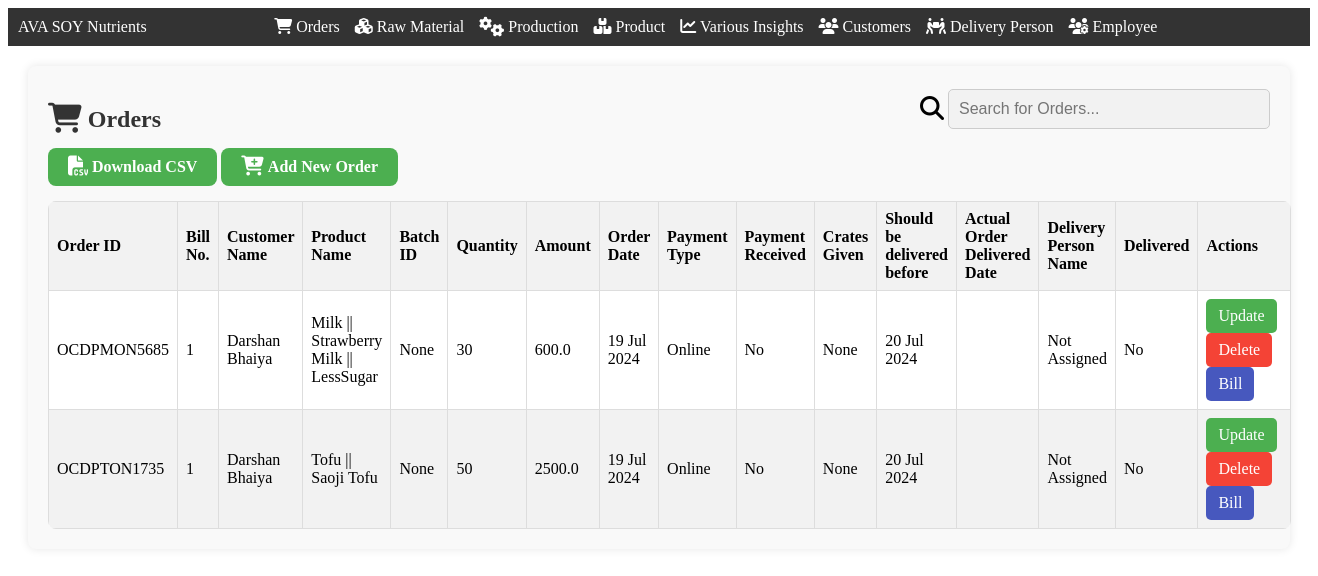
The page /orders (signed in) on the database as committed earlier.
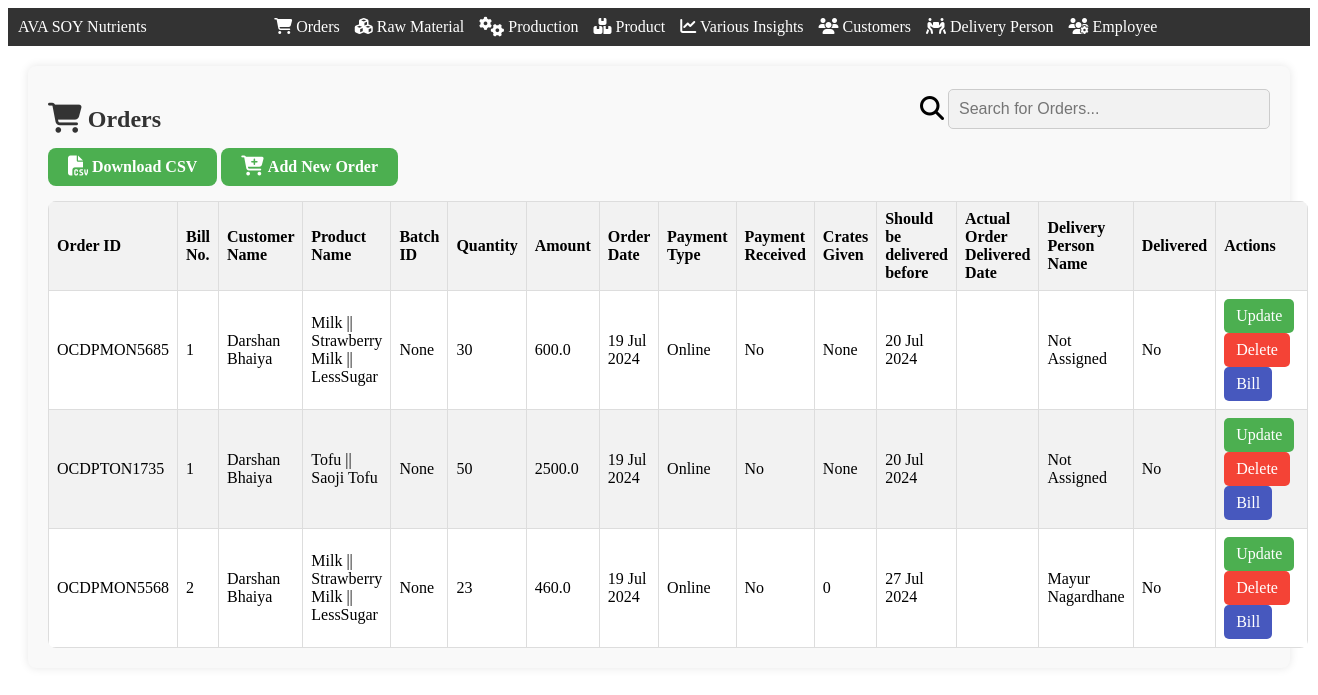
The same page on the database as committed later.
### app.py (models this page shows)
class Orders(db.Model):
    OrderID = db.Column(db.String(60), primary_key=True)
    BillID = db.Column(db.Integer)
    CustomerID = db.Column(db.String(60), db.ForeignKey('customer.CustomerID'))
    ProductID = db.Column(db.String(60), db.ForeignKey('product.ProductID'))
    BatchID = db.Column(db.String(20))
    Quantity = db.Column(db.Integer)
    Amount = db.Column(db.Float)
    OrderDateTime = db.Column(db.DateTime)
    PaymentType = db.Column(db.Enum('Online', 'Cash','Credit'))
    PaymentReceivedOrNot = db.Column(db.Boolean)
    CratesGiven = db.Column(db.Integer)
    PreferredOrderDate = db.Column(db.Date)
    ActualOrderDeliveredDate = db.Column(db.Date)
    DeliveryPersonID = db.Column(db.String(60), db.ForeignKey('delivery_person.DeliveryPersonID'))
    DeliveredOrNot = db.Column(db.Boolean)

class Customer(db.Model):
    CustomerID = db.Column(db.String(60), primary_key=True)
    CustomerName = db.Column(db.String(255))
    Address = db.Column(db.String(255))
    ContactPerson = db.Column(db.String(255))
    ContactNumber = db.Column(db.String(20))
    EmailId=db.Column(db.String(50))
    CustomerType = db.Column(db.Enum('Individual', 'Shop'))
    GSTRegistered = db.Column(db.Boolean)
    GSTNumber = db.Column(db.String(20))
    EngagementSource = db.Column(db.Enum('Direct', 'Marketing', 'Digital Media'))
    FirstOrderDate = db.Column(db.Date)
    LastOrderDate = db.Column(db.Date)
    LastBillNumber = db.Column(db.String(20))
    LastOrderID = db.Column(db.Integer)
    TotalCredit = db.Column(db.Float)
    TotalBusinessAmount = db.Column(db.Float)
    TotalTofuOrdered = db.Column(db.Float)
    TotalTofuAmount = db.Column(db.Float)
    TotalMilkOrdered = db.Column(db.Float)
    TotalMilkAmount = db.Column(db.Float)
    CrateGiven = db.Column(db.Integer)

class Product(db.Model):
    ProductID = db.Column(db.String(60), primary_key=True)
    ProductName = db.Column(db.String(255))
    Type = db.Column(db.Enum('Tofu', 'Milk'))
    SugarType = db.Column(db.String(50))
    ProductDescription = db.Column(db.String(255))
    Price = db.Column(db.Float)
    AvailableQuantity = db.Column(db.Integer)
    TotalQuantityProduced = db.Column(db.Integer)
    AvailableOrNot = db.Column(db.Boolean)

class DeliveryPerson(db.Model):
    DeliveryPersonID = db.Column(db.String(60), primary_key=True)
    DeliveryPersonName = db.Column(db.String(255))
    ContactNumber = db.Column(db.String(20))
    TotalDeliveries = db.Column(db.Integer)
    PreferredDeliveryLocations = db.Column(db.String(255))
    ActiveOrObsolete = db.Column(db.Boolean)

### app.py (the view)
@app.route('/orders', methods=["GET", "POST"])
def orders():
    if session['LoggedIn']==True and (session['Designation']=="Admin" or  session['Designation']=="Order Manager"):
        orders = Orders.query.all()
        product=Product.query.all()
        customers=Customer.query.all()
        delivery_people = DeliveryPerson.query.all()
        return render_template('orders.html', orders=orders,products=product,customers=customers,delivery_people=delivery_people)

### templates/orders.html (shortened to what this page needs)
<!DOCTYPE html>
<html lang="en">
<head>
    <link rel="stylesheet" href="https://cdnjs.cloudflare.com/ajax/libs/font-awesome/6.5.1/css/all.min.css" />
    <link rel="stylesheet" href="{{ url_for('static', filename='css/navbar.css') }}">
</head>
<body>
    <div class="navbar">
        <div class="navbar-left">AVA SOY Nutrients</div>
        <div class="navbar-center">
            <a href="/orders"><i class="fa-solid fa-cart-shopping"></i> Orders</a>
            <a href="/inventory"><i class="fa-solid fa-cubes"></i> Raw Material</a>
            <a href="/production"><i class="fa-solid fa-gears fa-lg"></i> Production</a>
            <a href="/product"><i class="fa-solid fa-boxes-stacked"></i> Product</a>
            <a href="/variousinsights"><i class="fa-solid fa-chart-line"></i> Various Insights</a>
            <a href="/customers"><i class="fa-solid fa-users"></i> Customers</a>
            <a href="/delivery_person"><i class="fa-solid fa-people-carry-box"></i> Delivery Person</a>
            <a href="/employee"><i class="fa-solid fa-users-gear"></i> Employee</a>
        </div>
    </div>
    <div class="container">
        <div class="row" style="display: flex; justify-content: space-between; align-items: center;">
            <h2><i class="fa-solid fa-cart-shopping fa-lg"></i> Orders</h2>
            <div class="search-container">
                <i class="fa-solid fa-magnifying-glass fa-xl"></i>
                <input type="text" id="searchInput" onkeyup="searchFunction()" placeholder="Search for Orders...">
            </div>
        </div>
        <a href="/download_orders_csv" class="add-order-btn"><i class="fa-solid fa-file-csv fa-lg"></i><b> Download CSV</b></a>
        <a href="/open_add_order" class="add-order-btn"><i class="fa-solid fa-cart-plus fa-lg"></i>  <b>Add New Order</b></a>
        {% if orders|length == 0  %}
            <div class="alert" role="alert">
                <i class="fa-solid fa-face-sad-tear fa-lg"></i>
                <b>No orders found. Please add your first order!</b>
            </div>
        {% else %}
        <table>
            <thead>
                <tr>
                    <th>Order ID</th>
                    <th>Bill No.</th>
                    <th>Customer Name</th>
                    <th>Product Name</th>
                    <th>Batch ID</th>
                    <th>Quantity</th>
                    <th>Amount</th>
                    <th>Order Date</th>
                    <th>Payment Type</th>
                    <th>Payment Received</th>
                    <th>Crates Given</th>
                    <th>Should be delivered before</th>
                    <th>Actual Order Delivered Date</th>
                    <th>Delivery Person Name</th>
                    <th>Delivered</th>
                    <th>Actions</th>
                </tr>
            </thead>
            <tbody>
                {% for order in orders %}
                    <tr>
                        <td>{{ order.OrderID }}</td>
                        <td>{{ order.BillID }}</td>
                        {% for  customer in customers  %}
                            {% if customer.CustomerID == order.CustomerID %}
                                <td>{{ customer.CustomerName }}</td>
                            {% endif %}
                        {% endfor %}
                        {% for  product in products  %}
                            {% if product.ProductID == order.ProductID %}
                            <td>{{ product.Type }} || {{ product.ProductName }} {% if product.SugarType %}
                                || {{ product.SugarType }}
                            {% endif %}</td>
                            {% endif %}
                        {% endfor %}
                        <td>{{ order.BatchID }}</td>
                        <td>{{ order.Quantity }}</td>
                        <td>{{ order.Amount }}</td>
                        <td>{{ order.OrderDateTime.strftime('%d %b %Y') if order.OrderDateTime else ''}}</td>
                        <td>{{ order.PaymentType }}</td>
                        <td>{{ "Yes" if order.PaymentReceivedOrNot else "No" }}</td>
                        <td>{{ order.CratesGiven }}</td>
                        <td>{{ order.PreferredOrderDate.strftime('%d %b %Y') if order.PreferredOrderDate else ''}}</td>
                        <td>{{ order.ActualOrderDeliveredDate.strftime('%d %b %Y') if order.ActualOrderDeliveredDate else ''}}</td>
                        {% if order.DeliveryPersonID %}
                            {% for  person in delivery_people  %}
                                {%  if person.DeliveryPersonID == order.DeliveryPersonID %}
                                        <td>{{ person.DeliveryPersonName }}</td>
                                {% endif %}
                            {% endfor %}
                        {% else %}
                            <td>{{ "Not Assigned "}}</td>
                        {% endif %}
                        <td>{{ "Yes" if order.DeliveredOrNot else "No" }}</td>
                        <td class="action-cell">
                            <a href="/open_update_order/{{ order.OrderID }}" class="action-btn btn-success">Update</a>
                            <a href="#" onclick="confirmDelete('{{ order.OrderID }}');" class="action-btn btn-danger">Delete</a>
                            <a href="/generate_bill/{{ order.BillID }}" class="action-btn btn-primary">Bill</a>
                        </td>
                    </tr>
                {% endfor %}
            </tbody>
        </table>
        {% endif %}
    </div>
</body>
</html>

### static/css/navbar.css (style rules this page uses)
.navbar { background-color: #333; color: white; display: flex; justify-content: space-between; align-items: center; padding: 10px; }
.navbar-center { flex: 1; display: flex; justify-content: center; }
.navbar-center a { color: white; text-decoration: none; margin-right: 15px; }
.search-container { margin-bottom: 15px; }
.search-container input[type=text] { width: 300px; padding: 10px; border: 1px solid #ccc; border-radius: 5px; font-size: 16px; background-color: #f2f2f2; }

### templates/orders.html (style rules this page uses)
.container { margin: 20px; padding: 20px; border-radius: 8px; background-color: #f9f9f9; box-shadow: 0 0 10px rgba(0, 0, 0, 0.1); }
h2 { font-size: 24px; margin-bottom: 15px; color: #333; }
table { width: 100%; border-collapse: collapse; background-color: #fff; border-radius: 8px; overflow: hidden; }
table th, table td { border: 1px solid #ddd; padding: 8px; text-align: left; }
thead { background-color: #f2f2f2; }
tbody tr:nth-child(even) { background-color: #f2f2f2; }
.add-order-btn { background-color: #4CAF50; border: none; color: white; padding: 10px 20px; text-align: center; text-decoration: none; font-size: 16px; margin-bottom: 15px; cursor: pointer; border-radius: 8px; display: inline-block; transition: background-color 0.3s ease; }
.action-btn { display: inline-block; padding: 8px 12px; margin-right: 5px; border-radius: 5px; text-decoration: none; transition: background-color 0.3s ease; }
.btn-success { background-color: #4CAF50; color: white; }
.btn-primary { background-color: #4758be; color: white; }
.btn-danger { background-color: #f44336; color: white; }

Rows that differ between the two databases and show on the page:
added Orders: OrderID "OCDPMON5568", BillID "2", BatchID "None", Quantity "23", Amount "460.0", OrderDateTime "19 Jul 2024", PaymentType "Online", PaymentReceivedOrNot "No", CratesGiven "0", PreferredOrderDate "27 Jul 2024", DeliveredOrNot "No", Customer (CustomerName "Darshan Bhaiya"), Product (Type "Milk", ProductName "Strawberry Milk", SugarType "LessSugar")
now on this page (row unchanged): DeliveryPerson: DeliveryPersonName "Mayur Nagardhane"
